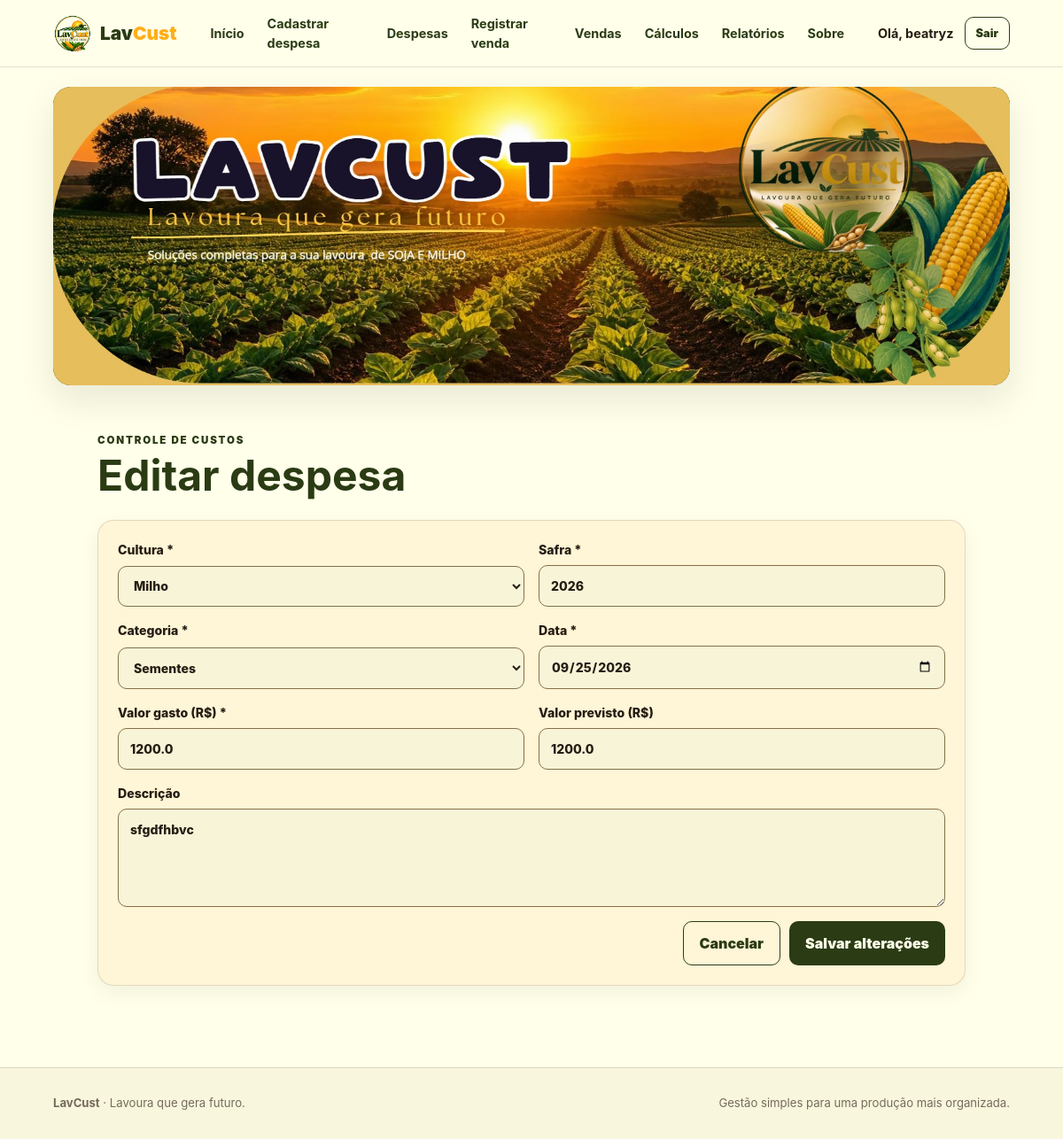
/despesas/1/editar (signed in), run on the app's committed database.
### tables this page shows
CREATE TABLE users (
        id INTEGER PRIMARY KEY AUTOINCREMENT,
        name TEXT NOT NULL,
        email TEXT NOT NULL UNIQUE,
        password_hash TEXT NOT NULL,
        created_at TEXT NOT NULL
    );

CREATE TABLE expenses (
        id INTEGER PRIMARY KEY AUTOINCREMENT,
        user_id INTEGER NOT NULL,
        culture TEXT NOT NULL CHECK(culture IN ('Soja','Milho')),
        harvest TEXT NOT NULL,
        category TEXT NOT NULL,
        description TEXT,
        amount REAL NOT NULL CHECK(amount >= 0),
        planned_amount REAL NOT NULL DEFAULT 0 CHECK(planned_amount >= 0),
        expense_date TEXT NOT NULL,
        created_at TEXT NOT NULL,
        FOREIGN KEY(user_id) REFERENCES users(id) ON DELETE CASCADE
    );

### app.py (the view, shortened to what this page needs)
@app.route("/despesas/<int:expense_id>/editar", methods=["GET", "POST"])
@login_required
def editar_despesa(expense_id):
    conn = get_db()
    row = conn.execute("SELECT * FROM expenses WHERE id=? AND user_id=?", (expense_id, session["user_id"])).fetchone()
    if not row:
        conn.close(); flash("Despesa não encontrada.", "danger"); return redirect(url_for("despesas"))
    conn.close()
    return render_template("editar.html", expense=row)

### app.py (called while the page is built)
def get_db():
    conn = sqlite3.connect(DB_PATH)
    conn.row_factory = sqlite3.Row
    conn.execute("PRAGMA foreign_keys = ON")
    return conn

def login_required(view):
    @wraps(view)
    def wrapped(*args, **kwargs):
        if "user_id" not in session:
            flash("Faça login para acessar o sistema.", "warning")
            return redirect(url_for("login"))
        return view(*args, **kwargs)
    return wrapped

def current_user():
    if "user_id" not in session:
        return None
    conn = get_db()
    user = conn.execute("SELECT id, name, email FROM users WHERE id=?", (session["user_id"],)).fetchone()
    conn.close()
    return user

@app.context_processor
def inject_globals():
    return {"current_user": current_user(), "categories": CATEGORIES, "cultures": CULTURES}

### templates/editar.html (shortened to what this page needs)
{% extends "base.html" %}
{% block content %}
<div class="container page narrow">
<div class="page-title"><span class="eyebrow">CONTROLE DE CUSTOS</span><h1>Editar despesa</h1></div>
<form method="post" class="panel form-grid two">
<label>Cultura *<select name="culture" required>{% for c in cultures %}<option {% if expense['culture']==c %}selected{% endif %}>{{c}}</option>{% endfor %}</select></label>
<label>Safra *<input name="harvest" value="{{ expense['harvest'] }}" required></label>
<label>Categoria *<select name="category" required>{% for c in categories %}<option {% if expense['category']==c %}selected{% endif %}>{{c}}</option>{% endfor %}</select></label>
<label>Data *<input type="date" name="expense_date" value="{{expense['expense_date']}}" required></label>
<label>Valor gasto (R$) *<input type="number" name="amount" step="0.01" min="0" value="{{expense['amount']}}" required></label>
<label>Valor previsto (R$)<input type="number" name="planned_amount" step="0.01" min="0" value="{{expense['planned_amount']}}"></label>
<label class="full-row">Descrição<textarea name="description" rows="4">{{expense['description'] or ''}}</textarea></label>
<div class="form-actions full-row"><a class="btn btn-outline" href="{{url_for('despesas')}}">Cancelar</a><button class="btn btn-primary">Salvar alterações</button></div>
</form></div>
{% endblock %}

### templates/base.html (shortened to what this page needs)
<!doctype html>
<html lang="pt-BR">
<head>
  <link rel="stylesheet" href="{{ url_for('static', filename='style.css') }}">
</head>
<body>
<header class="topbar">
  <a class="brand" href="{{ url_for('index') }}">
    <img src="{{ url_for('static', filename='logo_lavcust.png') }}" alt="Logo LavCust">
    <span>Lav<span>Cust</span></span>
  </a>
  {% if current_user %}
  <nav class="nav">
    <a href="{{ url_for('dashboard') }}">Início</a>
    <a href="{{ url_for('nova_despesa') }}">Cadastrar despesa</a>
    <a href="{{ url_for('despesas') }}">Despesas</a>
    <a href="{{ url_for('nova_venda') }}">Registrar venda</a>
    <a href="{{ url_for('vendas') }}">Vendas</a>
    <a href="{{ url_for('calculos') }}">Cálculos</a>
    <a href="{{ url_for('relatorios') }}">Relatórios</a>
    <a href="{{ url_for('sobre') }}">Sobre</a>
  </nav>
  <div class="user-area">
    <span class="user-name">Olá, {{ current_user['name'].split()[0] }}</span>
    <a class="btn btn-outline small" href="{{ url_for('logout') }}">Sair</a>
  </div>
  {% else %}
  <nav class="nav public-nav">
    <a href="{{ url_for('sobre') }}">Sobre</a>
    <a class="btn btn-outline small" href="{{ url_for('login') }}">Entrar</a>
    <a class="btn btn-gold small" href="{{ url_for('cadastro') }}">Criar conta</a>
  </nav>
  {% endif %}
</header>
<main>
  {% if current_user and request.endpoint not in ['login','cadastro'] %}
    <div class="banner-wrap">
      <img class="site-banner" src="{{ url_for('static', filename='banner_lavcust.png') }}" alt="Lavoura de soja e milho — LavCust">
    </div>
  {% endif %}
  <div class="container flash-area">
  </div>
  {% block content %}{% endblock %}
</main>
<footer class="footer">
  <div><strong>LavCust</strong> · Lavoura que gera futuro.</div>
  <div>Gestão simples para uma produção mais organizada.</div>
</footer>
</body>
</html>

### static/style.css (style rules this page uses)
:root { --green: #2b3b14; --gold: #FFAE17; --cream: #FFFFEA; --brown: #261D12; --soft: #A1A680; --beige: #857047; --gold2: #E6BF5C; --black: #000; --white: #fff; --line: rgba(38, 29, 18, .13); --shadow: 0 16px 40px rgba(38, 29, 18, .10); }
* { box-sizing: border-box }
html { scroll-behavior: smooth }
body { margin: 0; background: var(--cream); color: var(--brown); font-family: Inter, ui-sans-serif, system-ui, -apple-system, "Segoe UI", sans-serif; line-height: 1.5 }
a { color: var(--green); text-decoration: none }
button, input, select, textarea { font: inherit }
button { cursor: pointer }
.topbar { height: 76px; background: rgba(255, 255, 234, .96); backdrop-filter: blur(12px); display: flex; align-items: center; padding: 0 5%; gap: 28px; border-bottom: 1px solid var(--line); position: sticky; top: 0; z-index: 20 }
.brand { display: flex; align-items: center; gap: 9px; font-weight: 900; color: var(--green); font-size: 1.3rem; white-space: nowrap }
.brand img { width: 44px; height: 44px; object-fit: contain }
.brand span span { color: var(--gold) }
.nav { display: flex; gap: 6px; align-items: center; flex: 1 }
.nav a { padding: 9px 10px; font-weight: 700; font-size: .9rem }
.user-area { display: flex; align-items: center; gap: 12px }
.user-name { font-weight: 700; font-size: .9rem }
.container { width: min(1180px, 90%); margin: auto }
.banner-wrap { width: min(1180px, 90%); margin: 22px auto 0; overflow: hidden; border-radius: 20px; box-shadow: var(--shadow); background: var(--green) }
.site-banner { display: block; width: 100%; height: auto }
.page { padding: 34px 0 70px }
.narrow { max-width: 980px }
.page-title { margin-bottom: 24px }
.page-title h1, .welcome h1 { font-size: clamp(2rem, 4vw, 3rem); line-height: 1.05; margin: 5px 0 10px; color: var(--green) }
.eyebrow { font-size: .72rem; letter-spacing: .16em; font-weight: 900; color: var(--green) }
.btn { display: inline-flex; align-items: center; justify-content: center; border: 0; border-radius: 10px; padding: 12px 18px; font-weight: 900; transition: .2s; gap: 8px }
.btn-primary { background: var(--green); color: var(--cream) }
.btn-outline { background: transparent; border: 1px solid var(--green); color: var(--green) }
.btn.small { padding: 8px 12px; font-size: .8rem }
.flash-area { padding-top: 14px }
.feature, .quick-card, .stat-card, .panel { background: #fff2d0be; border: 1px solid var(--line); border-radius: 18px; box-shadow: 0 8px 24px rgba(38, 29, 18, .06) }
.form-grid { display: grid; gap: 16px }
.form-grid.two { grid-template-columns: 1fr 1fr }
.form-grid label { display: grid; gap: 7px; font-weight: 800; font-size: .88rem; color: var(--brown) }
input, select, textarea { width: 100%; border: 1px solid var(--beige); border-radius: 10px; padding: 12px 13px; background: #f8f4d8; color: var(--brown); outline: none }
textarea { resize: vertical }
.full-row { grid-column: 1/-1 }
.form-actions { display: flex; justify-content: flex-end; gap: 10px }
.panel { padding: 22px; margin-bottom: 22px }
.footer { padding: 30px 5%; border-top: 1px solid var(--line); display: flex; justify-content: space-between; color: #756b5d; font-size: .82rem; background: #f8f6dc }

### data on the page
users: name "beatryz"
expenses: culture "Milho", harvest "2026", category "Sementes", expense_date "09/25/2026", amount "1200.0", planned_amount "1200.0", description "sfgdfhbvc"
